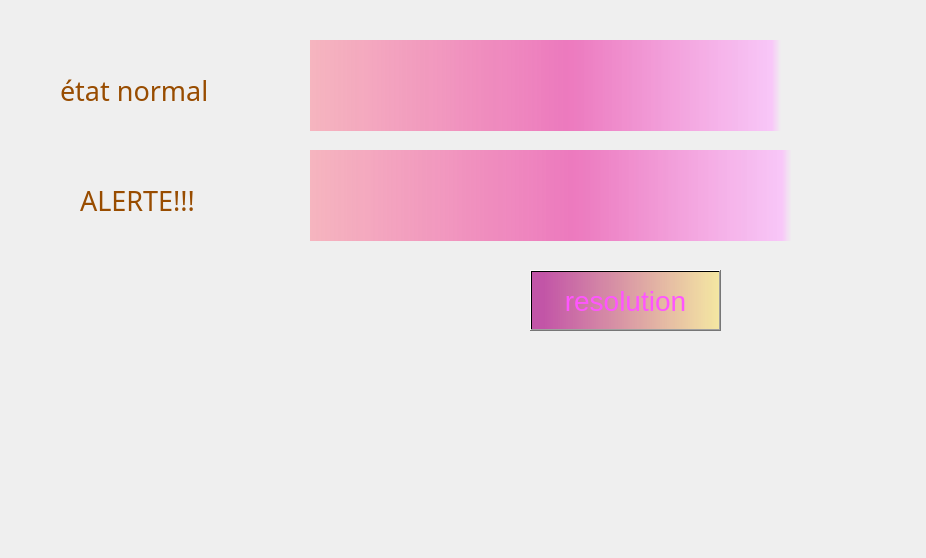
<?xml version="1.0" encoding="UTF-8"?>
<ui version="4.0">
 <class>securritefume</class>
 <widget class="QDialog" name="securritefume">
  <property name="geometry">
   <rect>
    <x>0</x>
    <y>0</y>
    <width>926</width>
    <height>558</height>
   </rect>
  </property>
  <property name="windowTitle">
   <string>Dialog</string>
  </property>
  <widget class="QLabel" name="label_photo_12">
   <property name="geometry">
    <rect>
     <x>-50</x>
     <y>0</y>
     <width>1281</width>
     <height>571</height>
    </rect>
   </property>
   <property name="font">
    <font>
     <pointsize>1</pointsize>
    </font>
   </property>
   <property name="text">
    <string/>
   </property>
   <property name="pixmap">
    <pixmap>../resources/food-party-cake-bakery-chocolate-black-cupcakes-cup-sweet-de.jpg</pixmap>
   </property>
  </widget>
  <widget class="QLabel" name="label_39">
   <property name="geometry">
    <rect>
     <x>80</x>
     <y>180</y>
     <width>201</width>
     <height>41</height>
    </rect>
   </property>
   <property name="font">
    <font>
     <family>Lucida Calligraphy</family>
     <pointsize>20</pointsize>
    </font>
   </property>
   <property name="autoFillBackground">
    <bool>false</bool>
   </property>
   <property name="styleSheet">
    <string notr="true">color:rgb(225, 150, 225);
color: rgb(152, 76, 0);</string>
   </property>
   <property name="text">
    <string>ALERTE!!!</string>
   </property>
  </widget>
  <widget class="QLabel" name="green">
   <property name="geometry">
    <rect>
     <x>310</x>
     <y>40</y>
     <width>471</width>
     <height>91</height>
    </rect>
   </property>
   <property name="font">
    <font>
     <pointsize>15</pointsize>
    </font>
   </property>
   <property name="styleSheet">
    <string notr="true">background-color: qlineargradient(spread:pad, x1:0, y1:0, x2:1, y2:0, stop:0 rgba(255, 102, 125, 108), stop:0.55 rgba(235, 61, 165, 168), stop:0.98 rgba(255, 170, 255, 147), stop:1 rgba(0, 0, 0, 0));
color: rgb(255, 85, 255);</string>
   </property>
   <property name="text">
    <string/>
   </property>
  </widget>
  <widget class="QPushButton" name="resolution">
   <property name="geometry">
    <rect>
     <x>530</x>
     <y>270</y>
     <width>191</width>
     <height>61</height>
    </rect>
   </property>
   <property name="font">
    <font>
     <pointsize>21</pointsize>
    </font>
   </property>
   <property name="styleSheet">
    <string notr="true">background-color: qlineargradient(spread:pad, x1:0, y1:0, x2:1, y2:0, stop:0.0635593 rgba(170, 0, 127, 164), stop:1 rgba(255, 214, 0, 82));
color: rgb(255, 85, 255);</string>
   </property>
   <property name="text">
    <string>resolution</string>
   </property>
  </widget>
  <widget class="QLabel" name="red">
   <property name="geometry">
    <rect>
     <x>310</x>
     <y>150</y>
     <width>481</width>
     <height>91</height>
    </rect>
   </property>
   <property name="font">
    <font>
     <pointsize>15</pointsize>
    </font>
   </property>
   <property name="styleSheet">
    <string notr="true">background-color: qlineargradient(spread:pad, x1:0, y1:0, x2:1, y2:0, stop:0 rgba(255, 102, 125, 108), stop:0.55 rgba(235, 61, 165, 168), stop:0.98 rgba(255, 170, 255, 147), stop:1 rgba(0, 0, 0, 0));
color: rgb(255, 85, 255);</string>
   </property>
   <property name="text">
    <string/>
   </property>
  </widget>
  <widget class="QLabel" name="label_36">
   <property name="geometry">
    <rect>
     <x>60</x>
     <y>70</y>
     <width>221</width>
     <height>41</height>
    </rect>
   </property>
   <property name="font">
    <font>
     <family>Lucida Calligraphy</family>
     <pointsize>20</pointsize>
    </font>
   </property>
   <property name="autoFillBackground">
    <bool>false</bool>
   </property>
   <property name="styleSheet">
    <string notr="true">color:rgb(225, 150, 225);
color: rgb(152, 76, 0);</string>
   </property>
   <property name="text">
    <string>état normal</string>
   </property>
  </widget>
 </widget>
 <resources/>
 <connections/>
</ui>
